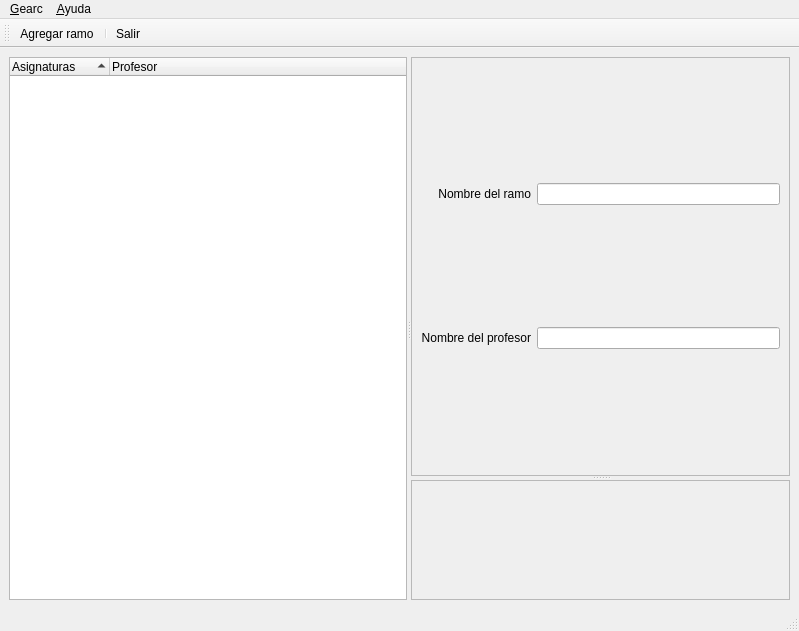
<?xml version="1.0" encoding="UTF-8"?>
<ui version="4.0">
 <author>Daniel L. Contreras Pino</author>
 <class>GEARC_MainWindow</class>
 <widget class="QMainWindow" name="GEARC_MainWindow">
  <property name="geometry">
   <rect>
    <x>0</x>
    <y>0</y>
    <width>799</width>
    <height>631</height>
   </rect>
  </property>
  <property name="windowTitle">
   <string notr="true">GEARC</string>
  </property>
  <property name="windowIcon">
   <iconset resource="recursos/recursos.qrc">
    <normaloff>:/gearc.png</normaloff>:/gearc.png</iconset>
  </property>
  <widget class="QWidget" name="wdgtCentral">
   <layout class="QGridLayout" name="gridLayout">
    <item row="0" column="0">
     <widget class="QSplitter" name="splitter_2">
      <property name="orientation">
       <enum>Qt::Horizontal</enum>
      </property>
      <property name="childrenCollapsible">
       <bool>false</bool>
      </property>
      <widget class="QTreeWidget" name="treeRamos">
       <property name="whatsThis">
        <string>Muestra la lista de asignaturas.</string>
       </property>
       <property name="sortingEnabled">
        <bool>true</bool>
       </property>
       <property name="animated">
        <bool>true</bool>
       </property>
       <column>
        <property name="text">
         <string>Asignaturas</string>
        </property>
       </column>
       <column>
        <property name="text">
         <string>Profesor</string>
        </property>
       </column>
      </widget>
      <widget class="QSplitter" name="splitter">
       <property name="orientation">
        <enum>Qt::Vertical</enum>
       </property>
       <widget class="QFrame" name="frame">
        <property name="frameShape">
         <enum>QFrame::StyledPanel</enum>
        </property>
        <property name="frameShadow">
         <enum>QFrame::Raised</enum>
        </property>
        <layout class="QGridLayout" name="gridLayout_2">
         <item row="0" column="0">
          <widget class="QLabel" name="labelNombre">
           <property name="text">
            <string>Nombre del ramo</string>
           </property>
           <property name="alignment">
            <set>Qt::AlignRight|Qt::AlignTrailing|Qt::AlignVCenter</set>
           </property>
          </widget>
         </item>
         <item row="1" column="0">
          <widget class="QLabel" name="labelNombreProfesor">
           <property name="text">
            <string>Nombre del profesor</string>
           </property>
           <property name="alignment">
            <set>Qt::AlignRight|Qt::AlignTrailing|Qt::AlignVCenter</set>
           </property>
          </widget>
         </item>
         <item row="0" column="1">
          <widget class="QLineEdit" name="lneNombre">
           <property name="inputMask">
            <string notr="true"/>
           </property>
           <property name="text">
            <string notr="true"/>
           </property>
          </widget>
         </item>
         <item row="1" column="1">
          <widget class="QLineEdit" name="lneNombreProfesor">
           <property name="inputMask">
            <string notr="true"/>
           </property>
           <property name="text">
            <string notr="true"/>
           </property>
          </widget>
         </item>
        </layout>
       </widget>
       <widget class="QFrame" name="frmNotas">
        <property name="maximumSize">
         <size>
          <width>16777215</width>
          <height>157</height>
         </size>
        </property>
        <property name="frameShape">
         <enum>QFrame::StyledPanel</enum>
        </property>
        <property name="frameShadow">
         <enum>QFrame::Raised</enum>
        </property>
        <layout class="QGridLayout" name="layoutNotas"/>
       </widget>
      </widget>
     </widget>
    </item>
   </layout>
  </widget>
  <widget class="QMenuBar" name="barMenus">
   <property name="geometry">
    <rect>
     <x>0</x>
     <y>0</y>
     <width>799</width>
     <height>23</height>
    </rect>
   </property>
   <widget class="QMenu" name="mnuGearc">
    <property name="title">
     <string notr="true">&amp;Gearc</string>
    </property>
    <addaction name="separator"/>
    <addaction name="actSalir"/>
   </widget>
   <widget class="QMenu" name="mnuAyuda">
    <property name="title">
     <string>&amp;Ayuda</string>
    </property>
    <addaction name="separator"/>
    <addaction name="actAbout"/>
    <addaction name="actAboutQt"/>
   </widget>
   <addaction name="mnuGearc"/>
   <addaction name="mnuAyuda"/>
  </widget>
  <widget class="QStatusBar" name="barEstado"/>
  <widget class="QToolBar" name="barHerramientas">
   <property name="iconSize">
    <size>
     <width>25</width>
     <height>25</height>
    </size>
   </property>
   <property name="toolButtonStyle">
    <enum>Qt::ToolButtonTextUnderIcon</enum>
   </property>
   <attribute name="toolBarArea">
    <enum>TopToolBarArea</enum>
   </attribute>
   <attribute name="toolBarBreak">
    <bool>false</bool>
   </attribute>
   <addaction name="actNuevoRamo"/>
   <addaction name="separator"/>
   <addaction name="actSalir"/>
  </widget>
  <action name="actSalir">
   <property name="icon">
    <iconset resource="recursos/recursos.qrc">
     <normaloff>:/application-exit.png</normaloff>:/application-exit.png</iconset>
   </property>
   <property name="text">
    <string>&amp;Salir</string>
   </property>
   <property name="statusTip">
    <string>Cierra GEARC</string>
   </property>
   <property name="shortcut">
    <string>Ctrl+Q</string>
   </property>
  </action>
  <action name="actAbout">
   <property name="text">
    <string>Acerca de...</string>
   </property>
   <property name="statusTip">
    <string>Muestra información sobre el programa y los autores</string>
   </property>
  </action>
  <action name="actAboutQt">
   <property name="text">
    <string>Acerca de QT...</string>
   </property>
   <property name="statusTip">
    <string>Muestra infomación sobre QT</string>
   </property>
  </action>
  <action name="actNuevoRamo">
   <property name="icon">
    <iconset resource="recursos/recursos.qrc">
     <normaloff>:/gearc.png</normaloff>:/gearc.png</iconset>
   </property>
   <property name="text">
    <string>Agregar ramo...</string>
   </property>
   <property name="toolTip">
    <string>Agrega un nuevo ramo.</string>
   </property>
  </action>
 </widget>
 <resources>
  <include location="recursos/recursos.qrc"/>
 </resources>
 <connections>
  <connection>
   <sender>actSalir</sender>
   <signal>triggered()</signal>
   <receiver>GEARC_MainWindow</receiver>
   <slot>close()</slot>
   <hints>
    <hint type="sourcelabel">
     <x>-1</x>
     <y>-1</y>
    </hint>
    <hint type="destinationlabel">
     <x>255</x>
     <y>61</y>
    </hint>
   </hints>
  </connection>
 </connections>
</ui>
